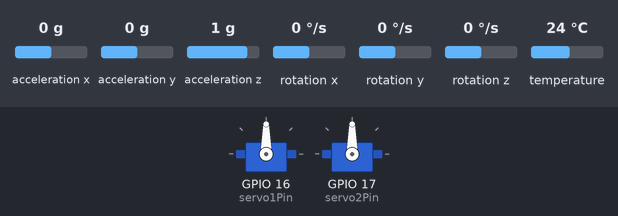
The sketch below on a simulated ESP32. On the bench: 2 × servo. The inputs (shaded band) are chosen by the test bench; at power-on: rotation x 0 °/s, rotation y 0 °/s, acceleration x 0 g, acceleration y 0 g, acceleration z 1 g, rotation z 0 °/s, temperature 24 °C. What the sketch prints to the serial monitor is not drawn.

Above: at 1.2 s.
1.3 s: rotation x set to -26 °/s
2.8 s: rotation x set to -31 °/s
At 4.3 s:
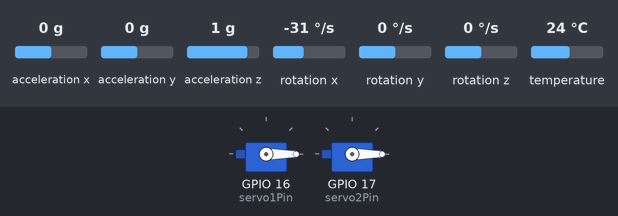
4.6 s: rotation x set to 100 °/s
At 6.2 s:
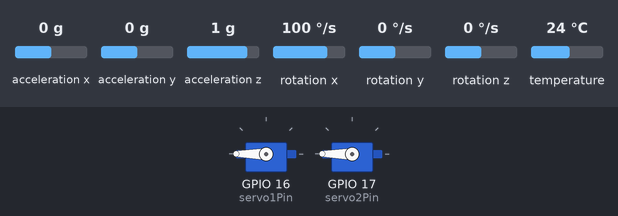
6.7 s: rotation x set to 31 °/s
8.2 s: rotation x set to 25 °/s
At 9.64 s:
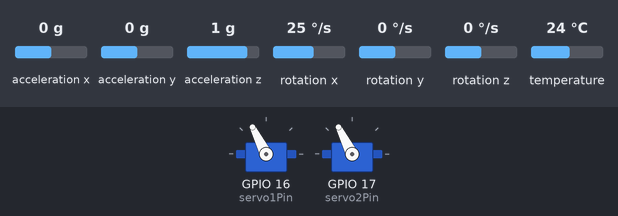
11.2 s: rotation y set to -25 °/s
12.7 s: rotation y set to -32 °/s
At 14.0 s:
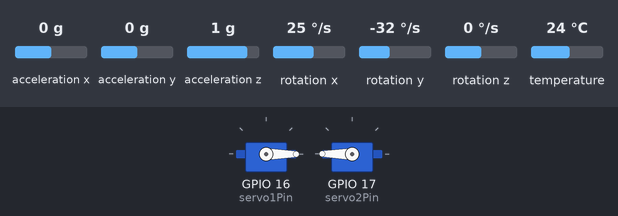
Timing chart, 0 to 15.5 s (numbered marks = the images above; inputs shaded):
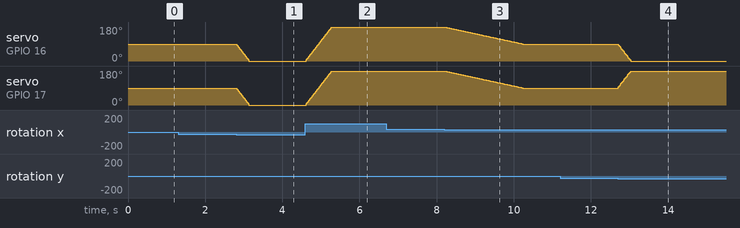

The sketch:

proyecto.ino
```cpp
#include <Adafruit_MPU6050.h>
#include <Adafruit_Sensor.h>
#include <ESP32Servo.h>

// Servo Pins
const int servo1Pin = 16;
const int servo2Pin = 17;

int servo1RD = 90; // Initial position of servo1
int servo2RD = 90; // Initial position of servo2

const int neutralPosition = 90; // Neutral position for servos
const int flapSpeed = 6; // Speed of servo movement
const int returnSpeed = 1; // Speed of returning to neutral position

Servo servo1;
Servo servo2;

float rotationY;
float rotationX;

// Gyro
Adafruit_MPU6050 mpu;

void setup() {
  Serial.begin(115200);
  Serial.println("Starting....");

  servo1.attach(servo1Pin, 500, 2400);
  servo2.attach(servo2Pin, 500, 2400);

  servo1.write(servo1RD);
  servo2.write(servo1RD);

  if (!mpu.begin()) {
    Serial.println("Sensor init failed");
    while (1) {
      delay(10); // Wait here if sensor initialization fails
    }
  }
}

void loop() {
  sensors_event_t acc, gcc, temp;
  mpu.getEvent(&acc, &gcc, &temp);

  rotationY = gcc.gyro.y;
  rotationX = gcc.gyro.x;

  // Print values to Serial Plotter
  Serial.print("AccX:");
  Serial.println(acc.acceleration.x);

  Serial.print("AccY:");
  Serial.println(acc.acceleration.y);

  Serial.print("AccZ:");
  Serial.println(acc.acceleration.z);

  Serial.print("GyroX:");
  Serial.println(rotationX);

  Serial.print("GyroY:");
  Serial.println(rotationY);

  Serial.print("GyroZ:");
  Serial.println(gcc.gyro.z);

  // Control servos based on rotationY and rotationX
  if (abs(rotationX) > 0.5) { // Movement in X-axis, servos move in opposite directions
    if (rotationX > 0) {
      servo1RD += flapSpeed;  // Increase angle for servo1
      servo2RD += flapSpeed;  // Decrease angle for servo2
    } else {
      servo1RD -= flapSpeed;  // Decrease angle for servo1
      servo2RD -= flapSpeed;  // Increase angle for servo2
    }
  } else if (abs(rotationY) > 0.5) { // Movement in Y-axis, servos move in opposite directions
    if (rotationY > 0) {
      servo1RD += flapSpeed;  // Increase angle for servo1
      servo2RD -= flapSpeed;  // Decrease angle for servo2 (opposite)
    } else {
      servo1RD -= flapSpeed;  // Decrease angle for servo1
      servo2RD += flapSpeed;  // Increase angle for servo2 (opposite)
    }
  } else {
    // Gradually return to neutral position if no significant gyro movement
    if (servo1RD > neutralPosition) {
      servo1RD -= returnSpeed; // Move towards 90 degrees at returnSpeed
    } else if (servo1RD < neutralPosition) {
      servo1RD += returnSpeed; // Move towards 90 degrees at returnSpeed
    }

    if (servo2RD > neutralPosition) {
      servo2RD -= returnSpeed;
    } else if (servo2RD < neutralPosition) {
      servo2RD += returnSpeed;
    }
  }

  // Constrain to the valid range
  servo1RD = constrain(servo1RD, 0, 180);
  servo2RD = constrain(servo2RD, 0, 180);

  // Write new positions to servos
  servo1.write(servo1RD);
  servo2.write(servo2RD);

  delay(20); // Adjust delay for servo movement
}
```

Measured:
- the behaviour switches between -28 and -29 °/s on rotation x (found by bisection; images 0 and 1)
- the behaviour switches between 29 and 28 °/s on rotation x (found by bisection; images 2 and 3)
- the behaviour switches between -28 and -29 °/s on rotation y (found by bisection; images 3 and 4)
- after the input at 2.8 s, servo on GPIO 16 (servo1Pin), servo on GPIO 17 (servo2Pin): moves from 90° to 0° over 0.32 s, starting at once
- after the input at 4.6 s, servo on GPIO 16 (servo1Pin), servo on GPIO 17 (servo2Pin): moves from 0° to 180° over 0.66 s, starting at once
- after the input at 8.2 s, servo on GPIO 16 (servo1Pin), servo on GPIO 17 (servo2Pin): moves from 180° to 90° over 2.0 s, starting at once
- after the input at 12.7 s, servo on GPIO 16 (servo1Pin): moves from 90° to 0° over 0.32 s, starting at once; servo on GPIO 17 (servo2Pin): moves from 90° to 180° over 0.32 s, starting at once
